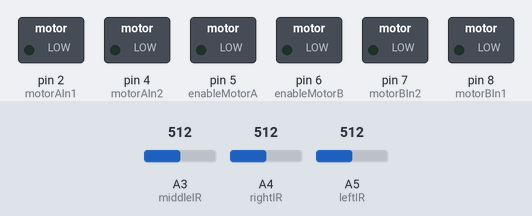
Recording of a sketch running on a simulated Arduino Uno, built with avr-gcc and run on an emulated ATmega328P. Shown: switched loads named in the sketch (green lamp = pin HIGH). Inputs (shaded band) come from the test bench; at power-on: A4 (rightIR) = 512, A5 (leftIR) = 512, A3 (middleIR) = 512.

Above: at 1.2 s.
1.3 s: A4 (rightIR) set to 309
2.8 s: A4 (rightIR) set to 286
At 3.8 s:
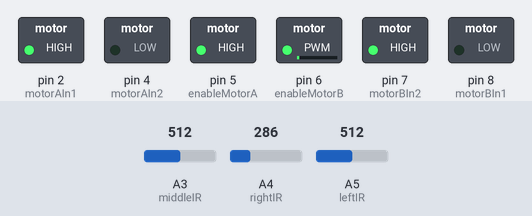
4.3 s: A5 (leftIR) set to 317
5.8 s: A5 (leftIR) set to 283
At 6.1 s:
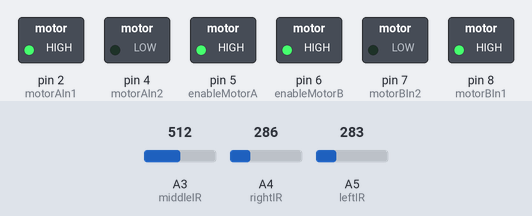
7.3 s: A4 (rightIR) set to 306
At 8.5 s:
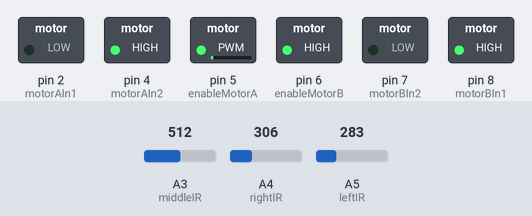
8.8 s: A4 (rightIR) set to 290
At 9.6 s:
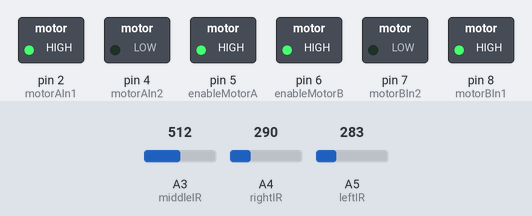
Timing chart, 0 to 11.3 s (numbered marks = the images above; inputs shaded):
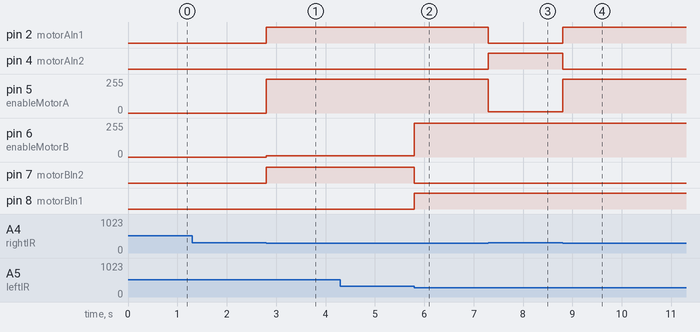

The sketch:

version1.ino
```cpp
// Motor Enable pins
#define enableMotorA 5
#define enableMotorB 6

// Motor 1 - A
// Explanation: 'In' means the input pin on the motor driver
// it's not input pin on the Arduino (it's actually an output)
#define motorAIn1 2 // left
#define motorAIn2 4

// Motor 2 - B
#define motorBIn1 8 // right
#define motorBIn2 7

#define leftIR A5 // A0 pin
#define middleIR A3 // A1 pin
#define rightIR A4 // 19-A5 pin

// Motor variables
int turnSpeed = 10;
int motorSpeed = 255;

void setup() {

  // Motors pinMode
  pinMode(enableMotorA, OUTPUT);
  pinMode(enableMotorB, OUTPUT);
  pinMode(motorAIn1, OUTPUT);
  pinMode(motorAIn2, OUTPUT);
  pinMode(motorBIn1, OUTPUT);
  pinMode(motorBIn2, OUTPUT);

  Serial.begin(9600);
}

void loop() {

  int leftSensorVal = discretize(readLeftSensor());
  int midSensorVal = discretize(readMidSensor());
  int rightSensorVal = discretize(readRightSensor());

  if ((leftSensorVal == 0 && midSensorVal == 1 && rightSensorVal == 0))
  {
    setCarSpeed(motorSpeed);
    moveAStraight();
    moveBStraight();
  }

  if ((leftSensorVal == 0 && midSensorVal == 0 && rightSensorVal == 1) || (leftSensorVal == 0 && midSensorVal == 1 && rightSensorVal == 1))
  {
    // vrti desno
    setMotorSpeedA(turnSpeed); // uspori ova
    setMotorSpeedB(motorSpeed);

    moveBStraight();
    moveABack();
  }

  if ((leftSensorVal == 1 && midSensorVal == 0 && rightSensorVal == 0) || (leftSensorVal == 1 && midSensorVal == 1 && rightSensorVal == 0))
  {
    // vrti levo
    setMotorSpeedA(motorSpeed);
    setMotorSpeedB(turnSpeed); // uspori ova

    moveAStraight();
    moveBBack();
  }
}

//
// Methods:
//

void stopCar()
{
  setCarSpeed(0);
  digitalWrite(motorAIn1, LOW);
  digitalWrite(motorAIn2, LOW);
  digitalWrite(motorBIn1, LOW);
  digitalWrite(motorBIn1, LOW);
}

void setMotorSpeedA(int speed)
{
  analogWrite(enableMotorA, speed);
}

void setMotorSpeedB(int speed)
{
  analogWrite(enableMotorB, speed);
}

void setCarSpeed(int speed)
{
  analogWrite(enableMotorA, speed);
  analogWrite(enableMotorB, speed);
}

void moveAStraight()
{
  digitalWrite(motorAIn1, HIGH);
  digitalWrite(motorAIn2, LOW);
}

void moveABack()
{
  digitalWrite(motorAIn1, LOW);
  digitalWrite(motorAIn2, HIGH);
}

void moveBStraight()
{
  digitalWrite(motorBIn1, HIGH);
  digitalWrite(motorBIn2, LOW);
}

void moveBBack()
{
  digitalWrite(motorBIn1, LOW);
  digitalWrite(motorBIn2, HIGH);
}

int readLeftSensor()
{
  return analogRead(leftIR);
}

int readMidSensor()
{
  return analogRead(middleIR);
}

int readRightSensor()
{
  return analogRead(rightIR);
}

void printSensorsData()
{
  Serial.print("L: ");
  Serial.print(readLeftSensor());
  Serial.print(" M: ");
  Serial.print(readMidSensor());
  Serial.print(" R: ");
  Serial.println(readRightSensor());
}

int discretize(int val)
{
  if (val > 300)
  {
    return 1;
  }
  return 0;
}
```

Measured:
- the behaviour switches between 301 and 300 on A4 (rightIR) (found by bisection; images 0 and 1)
- the behaviour switches between 301 and 300 on A5 (leftIR) (found by bisection; images 1 and 2)
- after the input at 1.3 s, every drawn part: stays the same
- after the input at 2.8 s, pin 2 (motorAIn1), pin 7 (motorBIn2): LOW → HIGH at once; pin 5 (enableMotorA): 0/255 → 255/255 at once; pin 6 (enableMotorB): 0/255 → 10/255 at once
- after the input at 4.3 s, every drawn part: stays the same
- after the input at 5.8 s, pin 6 (enableMotorB): 10/255 → 255/255 at once; pin 7 (motorBIn2): HIGH → LOW at once; pin 8 (motorBIn1): LOW → HIGH at once
- after the input at 7.3 s, pin 2 (motorAIn1): HIGH → LOW at once; pin 4 (motorAIn2): LOW → HIGH at once; pin 5 (enableMotorA): 255/255 → 10/255 at once
- after the input at 8.8 s, pin 2 (motorAIn1): LOW → HIGH at once; pin 4 (motorAIn2): HIGH → LOW at once; pin 5 (enableMotorA): 10/255 → 255/255 at once
